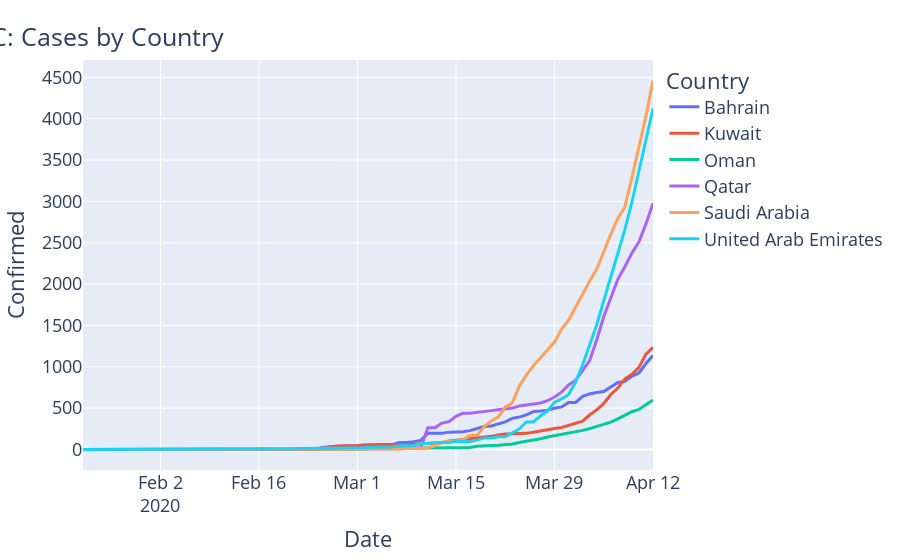

Here is the notebook cell this chart was saved with:
### Code cell
#hide_input

fig = px.line(gcc_df, x='Date', y='Confirmed', color='Country', line_group="Country", hover_name="Country")
fig.update_layout(
    title={'text': 'GCC: Cases by Country', 'y':0.95, 'x':0.1, 'xanchor': 'center', 'yanchor': 'top'},
    #**k_layout_kwargs,
)

fig.show()

### Figure 1 — Plotly figure (JSON) as saved in the notebook; plotly's stock layout.template omitted (floating-point values rounded to 4 significant figures)
{"data": [{"hovertemplate": "<b>%{hovertext}</b><br><br>Country=Bahrain<br>Date=%{x}<br>Confirmed=%{y}<extra></extra>", "hovertext": ["Bahrain", "Bahrain", "Bahrain", "Bahrain", "Bahrain", "Bahrain", "Bahrain", "Bahrain", "Bahrain", "Bahrain", "Bahrain", "Bahrain", "Bahrain", "Bahrain", "Bahrain", "Bahrain", "Bahrain", "Bahrain", "Bahrain", "Bahrain", "Bahrain", "Bahrain", "Bahrain", "Bahrain", "Bahrain", "Bahrain", "Bahrain", "Bahrain", "Bahrain", "Bahrain", "Bahrain", "Bahrain", "Bahrain", "Bahrain", "Bahrain", "Bahrain", "Bahrain", "Bahrain", "Bahrain", "Bahrain", "Bahrain", "Bahrain", "Bahrain", "Bahrain", "Bahrain", "Bahrain", "Bahrain", "Bahrain", "Bahrain", "Bahrain", "Bahrain", "Bahrain", "Bahrain", "Bahrain", "Bahrain", "Bahrain", "Bahrain", "Bahrain", "Bahrain", "Bahrain", "Bahrain", "Bahrain", "Bahrain", "Bahrain", "Bahrain", "Bahrain", "Bahrain", "Bahrain", "Bahrain", "Bahrain", "Bahrain", "Bahrain", "Bahrain", "Bahrain", "Bahrain", "Bahrain", "Bahrain", "Bahrain", "Bahrain", "Bahrain", "Bahrain", "Bahrain"], "legendgroup": "Bahrain", "line": {"color": "#636efa", "dash": "solid"}, "mode": "lines", "name": "Bahrain", "showlegend": true, "type": "scatter", "x": ["2020-01-22T00:00:00", "2020-01-23T00:00:00", "2020-01-24T00:00:00", "2020-01-25T00:00:00", "2020-01-26T00:00:00", "2020-01-27T00:00:00", "2020-01-28T00:00:00", "2020-01-29T00:00:00", "2020-01-30T00:00:00", "2020-01-31T00:00:00", "2020-02-01T00:00:00", "2020-02-02T00:00:00", "2020-02-03T00:00:00", "2020-02-04T00:00:00", "2020-02-05T00:00:00", "2020-02-06T00:00:00", "2020-02-07T00:00:00", "2020-02-08T00:00:00", "2020-02-09T00:00:00", "2020-02-10T00:00:00", "2020-02-11T00:00:00", "2020-02-12T00:00:00", "2020-02-13T00:00:00", "2020-02-14T00:00:00", "2020-02-15T00:00:00", "2020-02-16T00:00:00", "2020-02-17T00:00:00", "2020-02-18T00:00:00", "2020-02-19T00:00:00", "2020-02-20T00:00:00", "2020-02-21T00:00:00", "2020-02-22T00:00:00", "2020-02-23T00:00:00", "2020-02-24T00:00:00", "2020-02-25T00:00:00", "2020-02-26T00:00:00", "2020-02-27T00:00:00", "2020-02-28T00:00:00", "2020-02-29T00:00:00", "2020-03-01T00:00:00", "2020-03-02T00:00:00", "2020-03-03T00:00:00", "2020-03-04T00:00:00", "2020-03-05T00:00:00", "2020-03-06T00:00:00", "2020-03-07T00:00:00", "2020-03-08T00:00:00", "2020-03-09T00:00:00", "2020-03-10T00:00:00", "2020-03-11T00:00:00", "2020-03-12T00:00:00", "2020-03-13T00:00:00", "2020-03-14T00:00:00", "2020-03-15T00:00:00", "2020-03-16T00:00:00", "2020-03-17T00:00:00", "2020-03-18T00:00:00", "2020-03-19T00:00:00", "2020-03-20T00:00:00", "2020-03-21T00:00:00", "2020-03-22T00:00:00", "2020-03-23T00:00:00", "2020-03-24T00:00:00", "2020-03-25T00:00:00", "2020-03-26T00:00:00", "2020-03-27T00:00:00", "2020-03-28T00:00:00", "2020-03-29T00:00:00", "2020-03-30T00:00:00", "2020-03-31T00:00:00", "2020-04-01T00:00:00", "2020-04-02T00:00:00", "2020-04-03T00:00:00", "2020-04-04T00:00:00", "2020-04-05T00:00:00", "2020-04-06T00:00:00", "2020-04-07T00:00:00", "2020-04-08T00:00:00", "2020-04-09T00:00:00", "2020-04-10T00:00:00", "2020-04-11T00:00:00", "2020-04-12T00:00:00"], "xaxis": "x", "y": [0, 0, 0, 0, 0, 0, 0, 0, 0, 0, 0, 0, 0, 0, 0, 0, 0, 0, 0, 0, 0, 0, 0, 0, 0, 0, 0, 0, 0, 0, 0, 0, 0, 1, 23, 33, 33, 36, 41, 47, 49, 49, 52, 55, 60, 85, 85, 95, 110, 195, 195, 195, 210, 214, 214, 228, 256, 278, 285, 305, 334, 377, 392, 419, 458, 466, 476, 499, 515, 567, 569, 643, 672, 688, 700, 756, 811, 823, 887, 925, 1040, 1136], "yaxis": "y"}, {"hovertemplate": "<b>%{hovertext}</b><br><br>Country=Kuwait<br>Date=%{x}<br>Confirmed=%{y}<extra></extra>", "hovertext": ["Kuwait", "Kuwait", "Kuwait", "Kuwait", "Kuwait", "Kuwait", "Kuwait", "Kuwait", "Kuwait", "Kuwait", "Kuwait", "Kuwait", "Kuwait", "Kuwait", "Kuwait", "Kuwait", "Kuwait", "Kuwait", "Kuwait", "Kuwait", "Kuwait", "Kuwait", "Kuwait", "Kuwait", "Kuwait", "Kuwait", "Kuwait", "Kuwait", "Kuwait", "Kuwait", "Kuwait", "Kuwait", "Kuwait", "Kuwait", "Kuwait", "Kuwait", "Kuwait", "Kuwait", "Kuwait", "Kuwait", "Kuwait", "Kuwait", "Kuwait", "Kuwait", "Kuwait", "Kuwait", "Kuwait", "Kuwait", "Kuwait", "Kuwait", "Kuwait", "Kuwait", "Kuwait", "Kuwait", "Kuwait", "Kuwait", "Kuwait", "Kuwait", "Kuwait", "Kuwait", "Kuwait", "Kuwait", "Kuwait", "Kuwait", "Kuwait", "Kuwait", "Kuwait", "Kuwait", "Kuwait", "Kuwait", "Kuwait", "Kuwait", "Kuwait", "Kuwait", "Kuwait", "Kuwait", "Kuwait", "Kuwait", "Kuwait", "Kuwait", "Kuwait", "Kuwait"], "legendgroup": "Kuwait", "line": {"color": "#EF553B", "dash": "solid"}, "mode": "lines", "name": "Kuwait", "showlegend": true, "type": "scatter", "x": ["2020-01-22T00:00:00", "2020-01-23T00:00:00", "2020-01-24T00:00:00", "2020-01-25T00:00:00", "2020-01-26T00:00:00", "2020-01-27T00:00:00", "2020-01-28T00:00:00", "2020-01-29T00:00:00", "2020-01-30T00:00:00", "2020-01-31T00:00:00", "2020-02-01T00:00:00", "2020-02-02T00:00:00", "2020-02-03T00:00:00", "2020-02-04T00:00:00", "2020-02-05T00:00:00", "2020-02-06T00:00:00", "2020-02-07T00:00:00", "2020-02-08T00:00:00", "2020-02-09T00:00:00", "2020-02-10T00:00:00", "2020-02-11T00:00:00", "2020-02-12T00:00:00", "2020-02-13T00:00:00", "2020-02-14T00:00:00", "2020-02-15T00:00:00", "2020-02-16T00:00:00", "2020-02-17T00:00:00", "2020-02-18T00:00:00", "2020-02-19T00:00:00", "2020-02-20T00:00:00", "2020-02-21T00:00:00", "2020-02-22T00:00:00", "2020-02-23T00:00:00", "2020-02-24T00:00:00", "2020-02-25T00:00:00", "2020-02-26T00:00:00", "2020-02-27T00:00:00", "2020-02-28T00:00:00", "2020-02-29T00:00:00", "2020-03-01T00:00:00", "2020-03-02T00:00:00", "2020-03-03T00:00:00", "2020-03-04T00:00:00", "2020-03-05T00:00:00", "2020-03-06T00:00:00", "2020-03-07T00:00:00", "2020-03-08T00:00:00", "2020-03-09T00:00:00", "2020-03-10T00:00:00", "2020-03-11T00:00:00", "2020-03-12T00:00:00", "2020-03-13T00:00:00", "2020-03-14T00:00:00", "2020-03-15T00:00:00", "2020-03-16T00:00:00", "2020-03-17T00:00:00", "2020-03-18T00:00:00", "2020-03-19T00:00:00", "2020-03-20T00:00:00", "2020-03-21T00:00:00", "2020-03-22T00:00:00", "2020-03-23T00:00:00", "2020-03-24T00:00:00", "2020-03-25T00:00:00", "2020-03-26T00:00:00", "2020-03-27T00:00:00", "2020-03-28T00:00:00", "2020-03-29T00:00:00", "2020-03-30T00:00:00", "2020-03-31T00:00:00", "2020-04-01T00:00:00", "2020-04-02T00:00:00", "2020-04-03T00:00:00", "2020-04-04T00:00:00", "2020-04-05T00:00:00", "2020-04-06T00:00:00", "2020-04-07T00:00:00", "2020-04-08T00:00:00", "2020-04-09T00:00:00", "2020-04-10T00:00:00", "2020-04-11T00:00:00", "2020-04-12T00:00:00"], "xaxis": "x", "y": [0, 0, 0, 0, 0, 0, 0, 0, 0, 0, 0, 0, 0, 0, 0, 0, 0, 0, 0, 0, 0, 0, 0, 0, 0, 0, 0, 0, 0, 0, 0, 0, 0, 1, 11, 26, 43, 45, 45, 45, 56, 56, 56, 58, 58, 61, 64, 64, 69, 72, 80, 80, 104, 112, 123, 130, 142, 148, 159, 176, 188, 189, 191, 195, 208, 225, 235, 255, 266, 289, 317, 342, 417, 479, 556, 665, 743, 855, 910, 993, 1154, 1234], "yaxis": "y"}, {"hovertemplate": "<b>%{hovertext}</b><br><br>Country=Oman<br>Date=%{x}<br>Confirmed=%{y}<extra></extra>", "hovertext": ["Oman", "Oman", "Oman", "Oman", "Oman", "Oman", "Oman", "Oman", "Oman", "Oman", "Oman", "Oman", "Oman", "Oman", "Oman", "Oman", "Oman", "Oman", "Oman", "Oman", "Oman", "Oman", "Oman", "Oman", "Oman", "Oman", "Oman", "Oman", "Oman", "Oman", "Oman", "Oman", "Oman", "Oman", "Oman", "Oman", "Oman", "Oman", "Oman", "Oman", "Oman", "Oman", "Oman", "Oman", "Oman", "Oman", "Oman", "Oman", "Oman", "Oman", "Oman", "Oman", "Oman", "Oman", "Oman", "Oman", "Oman", "Oman", "Oman", "Oman", "Oman", "Oman", "Oman", "Oman", "Oman", "Oman", "Oman", "Oman", "Oman", "Oman", "Oman", "Oman", "Oman", "Oman", "Oman", "Oman", "Oman", "Oman", "Oman", "Oman", "Oman", "Oman"], "legendgroup": "Oman", "line": {"color": "#00cc96", "dash": "solid"}, "mode": "lines", "name": "Oman", "showlegend": true, "type": "scatter", "x": ["2020-01-22T00:00:00", "2020-01-23T00:00:00", "2020-01-24T00:00:00", "2020-01-25T00:00:00", "2020-01-26T00:00:00", "2020-01-27T00:00:00", "2020-01-28T00:00:00", "2020-01-29T00:00:00", "2020-01-30T00:00:00", "2020-01-31T00:00:00", "2020-02-01T00:00:00", "2020-02-02T00:00:00", "2020-02-03T00:00:00", "2020-02-04T00:00:00", "2020-02-05T00:00:00", "2020-02-06T00:00:00", "2020-02-07T00:00:00", "2020-02-08T00:00:00", "2020-02-09T00:00:00", "2020-02-10T00:00:00", "2020-02-11T00:00:00", "2020-02-12T00:00:00", "2020-02-13T00:00:00", "2020-02-14T00:00:00", "2020-02-15T00:00:00", "2020-02-16T00:00:00", "2020-02-17T00:00:00", "2020-02-18T00:00:00", "2020-02-19T00:00:00", "2020-02-20T00:00:00", "2020-02-21T00:00:00", "2020-02-22T00:00:00", "2020-02-23T00:00:00", "2020-02-24T00:00:00", "2020-02-25T00:00:00", "2020-02-26T00:00:00", "2020-02-27T00:00:00", "2020-02-28T00:00:00", "2020-02-29T00:00:00", "2020-03-01T00:00:00", "2020-03-02T00:00:00", "2020-03-03T00:00:00", "2020-03-04T00:00:00", "2020-03-05T00:00:00", "2020-03-06T00:00:00", "2020-03-07T00:00:00", "2020-03-08T00:00:00", "2020-03-09T00:00:00", "2020-03-10T00:00:00", "2020-03-11T00:00:00", "2020-03-12T00:00:00", "2020-03-13T00:00:00", "2020-03-14T00:00:00", "2020-03-15T00:00:00", "2020-03-16T00:00:00", "2020-03-17T00:00:00", "2020-03-18T00:00:00", "2020-03-19T00:00:00", "2020-03-20T00:00:00", "2020-03-21T00:00:00", "2020-03-22T00:00:00", "2020-03-23T00:00:00", "2020-03-24T00:00:00", "2020-03-25T00:00:00", "2020-03-26T00:00:00", "2020-03-27T00:00:00", "2020-03-28T00:00:00", "2020-03-29T00:00:00", "2020-03-30T00:00:00", "2020-03-31T00:00:00", "2020-04-01T00:00:00", "2020-04-02T00:00:00", "2020-04-03T00:00:00", "2020-04-04T00:00:00", "2020-04-05T00:00:00", "2020-04-06T00:00:00", "2020-04-07T00:00:00", "2020-04-08T00:00:00", "2020-04-09T00:00:00", "2020-04-10T00:00:00", "2020-04-11T00:00:00", "2020-04-12T00:00:00"], "xaxis": "x", "y": [0, 0, 0, 0, 0, 0, 0, 0, 0, 0, 0, 0, 0, 0, 0, 0, 0, 0, 0, 0, 0, 0, 0, 0, 0, 0, 0, 0, 0, 0, 0, 0, 0, 2, 2, 4, 4, 4, 6, 6, 6, 12, 15, 16, 16, 16, 16, 16, 18, 18, 18, 19, 19, 22, 22, 24, 39, 48, 48, 52, 55, 66, 84, 99, 109, 131, 152, 167, 179, 192, 210, 231, 252, 277, 298, 331, 371, 419, 457, 484, 546, 599], "yaxis": "y"}, {"hovertemplate": "<b>%{hovertext}</b><br><br>Country=Qatar<br>Date=%{x}<br>Confirmed=%{y}<extra></extra>", "hovertext": ["Qatar", "Qatar", "Qatar", "Qatar", "Qatar", "Qatar", "Qatar", "Qatar", "Qatar", "Qatar", "Qatar", "Qatar", "Qatar", "Qatar", "Qatar", "Qatar", "Qatar", "Qatar", "Qatar", "Qatar", "Qatar", "Qatar", "Qatar", "Qatar", "Qatar", "Qatar", "Qatar", "Qatar", "Qatar", "Qatar", "Qatar", "Qatar", "Qatar", "Qatar", "Qatar", "Qatar", "Qatar", "Qatar", "Qatar", "Qatar", "Qatar", "Qatar", "Qatar", "Qatar", "Qatar", "Qatar", "Qatar", "Qatar", "Qatar", "Qatar", "Qatar", "Qatar", "Qatar", "Qatar", "Qatar", "Qatar", "Qatar", "Qatar", "Qatar", "Qatar", "Qatar", "Qatar", "Qatar", "Qatar", "Qatar", "Qatar", "Qatar", "Qatar", "Qatar", "Qatar", "Qatar", "Qatar", "Qatar", "Qatar", "Qatar", "Qatar", "Qatar", "Qatar", "Qatar", "Qatar", "Qatar", "Qatar"], "legendgroup": "Qatar", "line": {"color": "#ab63fa", "dash": "solid"}, "mode": "lines", "name": "Qatar", "showlegend": true, "type": "scatter", "x": ["2020-01-22T00:00:00", "2020-01-23T00:00:00", "2020-01-24T00:00:00", "2020-01-25T00:00:00", "2020-01-26T00:00:00", "2020-01-27T00:00:00", "2020-01-28T00:00:00", "2020-01-29T00:00:00", "2020-01-30T00:00:00", "2020-01-31T00:00:00", "2020-02-01T00:00:00", "2020-02-02T00:00:00", "2020-02-03T00:00:00", "2020-02-04T00:00:00", "2020-02-05T00:00:00", "2020-02-06T00:00:00", "2020-02-07T00:00:00", "2020-02-08T00:00:00", "2020-02-09T00:00:00", "2020-02-10T00:00:00", "2020-02-11T00:00:00", "2020-02-12T00:00:00", "2020-02-13T00:00:00", "2020-02-14T00:00:00", "2020-02-15T00:00:00", "2020-02-16T00:00:00", "2020-02-17T00:00:00", "2020-02-18T00:00:00", "2020-02-19T00:00:00", "2020-02-20T00:00:00", "2020-02-21T00:00:00", "2020-02-22T00:00:00", "2020-02-23T00:00:00", "2020-02-24T00:00:00", "2020-02-25T00:00:00", "2020-02-26T00:00:00", "2020-02-27T00:00:00", "2020-02-28T00:00:00", "2020-02-29T00:00:00", "2020-03-01T00:00:00", "2020-03-02T00:00:00", "2020-03-03T00:00:00", "2020-03-04T00:00:00", "2020-03-05T00:00:00", "2020-03-06T00:00:00", "2020-03-07T00:00:00", "2020-03-08T00:00:00", "2020-03-09T00:00:00", "2020-03-10T00:00:00", "2020-03-11T00:00:00", "2020-03-12T00:00:00", "2020-03-13T00:00:00", "2020-03-14T00:00:00", "2020-03-15T00:00:00", "2020-03-16T00:00:00", "2020-03-17T00:00:00", "2020-03-18T00:00:00", "2020-03-19T00:00:00", "2020-03-20T00:00:00", "2020-03-21T00:00:00", "2020-03-22T00:00:00", "2020-03-23T00:00:00", "2020-03-24T00:00:00", "2020-03-25T00:00:00", "2020-03-26T00:00:00", "2020-03-27T00:00:00", "2020-03-28T00:00:00", "2020-03-29T00:00:00", "2020-03-30T00:00:00", "2020-03-31T00:00:00", "2020-04-01T00:00:00", "2020-04-02T00:00:00", "2020-04-03T00:00:00", "2020-04-04T00:00:00", "2020-04-05T00:00:00", "2020-04-06T00:00:00", "2020-04-07T00:00:00", "2020-04-08T00:00:00", "2020-04-09T00:00:00", "2020-04-10T00:00:00", "2020-04-11T00:00:00", "2020-04-12T00:00:00"], "xaxis": "x", "y": [0, 0, 0, 0, 0, 0, 0, 0, 0, 0, 0, 0, 0, 0, 0, 0, 0, 0, 0, 0, 0, 0, 0, 0, 0, 0, 0, 0, 0, 0, 0, 0, 0, 0, 0, 0, 0, 0, 1, 3, 3, 7, 8, 8, 8, 8, 15, 18, 24, 262, 262, 320, 337, 401, 439, 439, 452, 460, 470, 481, 494, 501, 526, 537, 549, 562, 590, 634, 693, 781, 835, 949, 1075, 1325, 1604, 1832, 2057, 2210, 2376, 2512, 2728, 2979], "yaxis": "y"}, {"hovertemplate": "<b>%{hovertext}</b><br><br>Country=Saudi Arabia<br>Date=%{x}<br>Confirmed=%{y}<extra></extra>", "hovertext": ["Saudi Arabia", "Saudi Arabia", "Saudi Arabia", "Saudi Arabia", "Saudi Arabia", "Saudi Arabia", "Saudi Arabia", "Saudi Arabia", "Saudi Arabia", "Saudi Arabia", "Saudi Arabia", "Saudi Arabia", "Saudi Arabia", "Saudi Arabia", "Saudi Arabia", "Saudi Arabia", "Saudi Arabia", "Saudi Arabia", "Saudi Arabia", "Saudi Arabia", "Saudi Arabia", "Saudi Arabia", "Saudi Arabia", "Saudi Arabia", "Saudi Arabia", "Saudi Arabia", "Saudi Arabia", "Saudi Arabia", "Saudi Arabia", "Saudi Arabia", "Saudi Arabia", "Saudi Arabia", "Saudi Arabia", "Saudi Arabia", "Saudi Arabia", "Saudi Arabia", "Saudi Arabia", "Saudi Arabia", "Saudi Arabia", "Saudi Arabia", "Saudi Arabia", "Saudi Arabia", "Saudi Arabia", "Saudi Arabia", "Saudi Arabia", "Saudi Arabia", "Saudi Arabia", "Saudi Arabia", "Saudi Arabia", "Saudi Arabia", "Saudi Arabia", "Saudi Arabia", "Saudi Arabia", "Saudi Arabia", "Saudi Arabia", "Saudi Arabia", "Saudi Arabia", "Saudi Arabia", "Saudi Arabia", "Saudi Arabia", "Saudi Arabia", "Saudi Arabia", "Saudi Arabia", "Saudi Arabia", "Saudi Arabia", "Saudi Arabia", "Saudi Arabia", "Saudi Arabia", "Saudi Arabia", "Saudi Arabia", "Saudi Arabia", "Saudi Arabia", "Saudi Arabia", "Saudi Arabia", "Saudi Arabia", "Saudi Arabia", "Saudi Arabia", "Saudi Arabia", "Saudi Arabia", "Saudi Arabia", "Saudi Arabia", "Saudi Arabia"], "legendgroup": "Saudi Arabia", "line": {"color": "#FFA15A", "dash": "solid"}, "mode": "lines", "name": "Saudi Arabia", "showlegend": true, "type": "scatter", "x": ["2020-01-22T00:00:00", "2020-01-23T00:00:00", "2020-01-24T00:00:00", "2020-01-25T00:00:00", "2020-01-26T00:00:00", "2020-01-27T00:00:00", "2020-01-28T00:00:00", "2020-01-29T00:00:00", "2020-01-30T00:00:00", "2020-01-31T00:00:00", "2020-02-01T00:00:00", "2020-02-02T00:00:00", "2020-02-03T00:00:00", "2020-02-04T00:00:00", "2020-02-05T00:00:00", "2020-02-06T00:00:00", "2020-02-07T00:00:00", "2020-02-08T00:00:00", "2020-02-09T00:00:00", "2020-02-10T00:00:00", "2020-02-11T00:00:00", "2020-02-12T00:00:00", "2020-02-13T00:00:00", "2020-02-14T00:00:00", "2020-02-15T00:00:00", "2020-02-16T00:00:00", "2020-02-17T00:00:00", "2020-02-18T00:00:00", "2020-02-19T00:00:00", "2020-02-20T00:00:00", "2020-02-21T00:00:00", "2020-02-22T00:00:00", "2020-02-23T00:00:00", "2020-02-24T00:00:00", "2020-02-25T00:00:00", "2020-02-26T00:00:00", "2020-02-27T00:00:00", "2020-02-28T00:00:00", "2020-02-29T00:00:00", "2020-03-01T00:00:00", "2020-03-02T00:00:00", "2020-03-03T00:00:00", "2020-03-04T00:00:00", "2020-03-05T00:00:00", "2020-03-06T00:00:00", "2020-03-07T00:00:00", "2020-03-08T00:00:00", "2020-03-09T00:00:00", "2020-03-10T00:00:00", "2020-03-11T00:00:00", "2020-03-12T00:00:00", "2020-03-13T00:00:00", "2020-03-14T00:00:00", "2020-03-15T00:00:00", "2020-03-16T00:00:00", "2020-03-17T00:00:00", "2020-03-18T00:00:00", "2020-03-19T00:00:00", "2020-03-20T00:00:00", "2020-03-21T00:00:00", "2020-03-22T00:00:00", "2020-03-23T00:00:00", "2020-03-24T00:00:00", "2020-03-25T00:00:00", "2020-03-26T00:00:00", "2020-03-27T00:00:00", "2020-03-28T00:00:00", "2020-03-29T00:00:00", "2020-03-30T00:00:00", "2020-03-31T00:00:00", "2020-04-01T00:00:00", "2020-04-02T00:00:00", "2020-04-03T00:00:00", "2020-04-04T00:00:00", "2020-04-05T00:00:00", "2020-04-06T00:00:00", "2020-04-07T00:00:00", "2020-04-08T00:00:00", "2020-04-09T00:00:00", "2020-04-10T00:00:00", "2020-04-11T00:00:00", "2020-04-12T00:00:00"], "xaxis": "x", "y": [0, 0, 0, 0, 0, 0, 0, 0, 0, 0, 0, 0, 0, 0, 0, 0, 0, 0, 0, 0, 0, 0, 0, 0, 0, 0, 0, 0, 0, 0, 0, 0, 0, 0, 0, 0, 0, 0, 0, 0, 1, 1, 1, 5, 5, 5, 11, 15, 20, 21, 45, 86, 103, 103, 118, 171, 171, 274, 344, 392, 511, 562, 767, 900, 1012, 1104, 1203, 1299, 1453, 1563, 1720, 1885, 2039, 2179, 2402, 2605, 2795, 2932, 3287, 3651, 4033, 4462], "yaxis": "y"}, {"hovertemplate": "<b>%{hovertext}</b><br><br>Country=United Arab Emirates<br>Date=%{x}<br>Confirmed=%{y}<extra></extra>", "hovertext": ["United Arab Emirates", "United Arab Emirates", "United Arab Emirates", "United Arab Emirates", "United Arab Emirates", "United Arab Emirates", "United Arab Emirates", "United Arab Emirates", "United Arab Emirates", "United Arab Emirates", "United Arab Emirates", "United Arab Emirates", "United Arab Emirates", "United Arab Emirates", "United Arab Emirates", "United Arab Emirates", "United Arab Emirates", "United Arab Emirates", "United Arab Emirates", "United Arab Emirates", "United Arab Emirates", "United Arab Emirates", "United Arab Emirates", "United Arab Emirates", "United Arab Emirates", "United Arab Emirates", "United Arab Emirates", "United Arab Emirates", "United Arab Emirates", "United Arab Emirates", "United Arab Emirates", "United Arab Emirates", "United Arab Emirates", "United Arab Emirates", "United Arab Emirates", "United Arab Emirates", "United Arab Emirates", "United Arab Emirates", "United Arab Emirates", "United Arab Emirates", "United Arab Emirates", "United Arab Emirates", "United Arab Emirates", "United Arab Emirates", "United Arab Emirates", "United Arab Emirates", "United Arab Emirates", "United Arab Emirates", "United Arab Emirates", "United Arab Emirates", "United Arab Emirates", "United Arab Emirates", "United Arab Emirates", "United Arab Emirates", "United Arab Emirates", "United Arab Emirates", "United Arab Emirates", "United Arab Emirates", "United Arab Emirates", "United Arab Emirates", "United Arab Emirates", "United Arab Emirates", "United Arab Emirates", "United Arab Emirates", "United Arab Emirates", "United Arab Emirates", "United Arab Emirates", "United Arab Emirates", "United Arab Emirates", "United Arab Emirates", "United Arab Emirates", "United Arab Emirates", "United Arab Emirates", "United Arab Emirates", "United Arab Emirates", "United Arab Emirates", "United Arab Emirates", "United Arab Emirates", "United Arab Emirates", "United Arab Emirates", "United Arab Emirates", "United Arab Emirates"], "legendgroup": "United Arab Emirates", "line": {"color": "#19d3f3", "dash": "solid"}, "mode": "lines", "name": "United Arab Emirates", "showlegend": true, "type": "scatter", "x": ["2020-01-22T00:00:00", "2020-01-23T00:00:00", "2020-01-24T00:00:00", "2020-01-25T00:00:00", "2020-01-26T00:00:00", "2020-01-27T00:00:00", "2020-01-28T00:00:00", "2020-01-29T00:00:00", "2020-01-30T00:00:00", "2020-01-31T00:00:00", "2020-02-01T00:00:00", "2020-02-02T00:00:00", "2020-02-03T00:00:00", "2020-02-04T00:00:00", "2020-02-05T00:00:00", "2020-02-06T00:00:00", "2020-02-07T00:00:00", "2020-02-08T00:00:00", "2020-02-09T00:00:00", "2020-02-10T00:00:00", "2020-02-11T00:00:00", "2020-02-12T00:00:00", "2020-02-13T00:00:00", "2020-02-14T00:00:00", "2020-02-15T00:00:00", "2020-02-16T00:00:00", "2020-02-17T00:00:00", "2020-02-18T00:00:00", "2020-02-19T00:00:00", "2020-02-20T00:00:00", "2020-02-21T00:00:00", "2020-02-22T00:00:00", "2020-02-23T00:00:00", "2020-02-24T00:00:00", "2020-02-25T00:00:00", "2020-02-26T00:00:00", "2020-02-27T00:00:00", "2020-02-28T00:00:00", "2020-02-29T00:00:00", "2020-03-01T00:00:00", "2020-03-02T00:00:00", "2020-03-03T00:00:00", "2020-03-04T00:00:00", "2020-03-05T00:00:00", "2020-03-06T00:00:00", "2020-03-07T00:00:00", "2020-03-08T00:00:00", "2020-03-09T00:00:00", "2020-03-10T00:00:00", "2020-03-11T00:00:00", "2020-03-12T00:00:00", "2020-03-13T00:00:00", "2020-03-14T00:00:00", "2020-03-15T00:00:00", "2020-03-16T00:00:00", "2020-03-17T00:00:00", "2020-03-18T00:00:00", "2020-03-19T00:00:00", "2020-03-20T00:00:00", "2020-03-21T00:00:00", "2020-03-22T00:00:00", "2020-03-23T00:00:00", "2020-03-24T00:00:00", "2020-03-25T00:00:00", "2020-03-26T00:00:00", "2020-03-27T00:00:00", "2020-03-28T00:00:00", "2020-03-29T00:00:00", "2020-03-30T00:00:00", "2020-03-31T00:00:00", "2020-04-01T00:00:00", "2020-04-02T00:00:00", "2020-04-03T00:00:00", "2020-04-04T00:00:00", "2020-04-05T00:00:00", "2020-04-06T00:00:00", "2020-04-07T00:00:00", "2020-04-08T00:00:00", "2020-04-09T00:00:00", "2020-04-10T00:00:00", "2020-04-11T00:00:00", "2020-04-12T00:00:00"], "xaxis": "x", "y": [0, 0, 0, 0, 0, 0, 0, 4, 4, 4, 4, 5, 5, 5, 5, 5, 5, 7, 7, 8, 8, 8, 8, 8, 8, 9, 9, 9, 9, 9, 9, 13, 13, 13, 13, 13, 13, 19, 21, 21, 21, 27, 27, 29, 29, 45, 45, 45, 74, 74, 85, 85, 85, 98, 98, 98, 113, 140, 140, 153, 153, 198, 248, 333, 333, 405, 468, 570, 611, 664, 814, 1024, 1264, 1505, 1799, 2076, 2359, 2659, 2990, 3360, 3736, 4123], "yaxis": "y"}], "layout": {"legend": {"title": {"text": "Country"}, "tracegroupgap": 0}, "margin": {"t": 60}, "title": {"text": "GCC: Cases by Country", "x": 0.1, "xanchor": "center", "y": 0.95, "yanchor": "top"}, "xaxis": {"anchor": "y", "autorange": true, "domain": [0, 1], "range": ["2020-01-22", "2020-04-12"], "title": {"text": "Date"}, "type": "date"}, "yaxis": {"anchor": "x", "autorange": true, "domain": [0, 1], "range": [-247.9, 4710.0], "title": {"text": "Confirmed"}, "type": "linear"}}}
